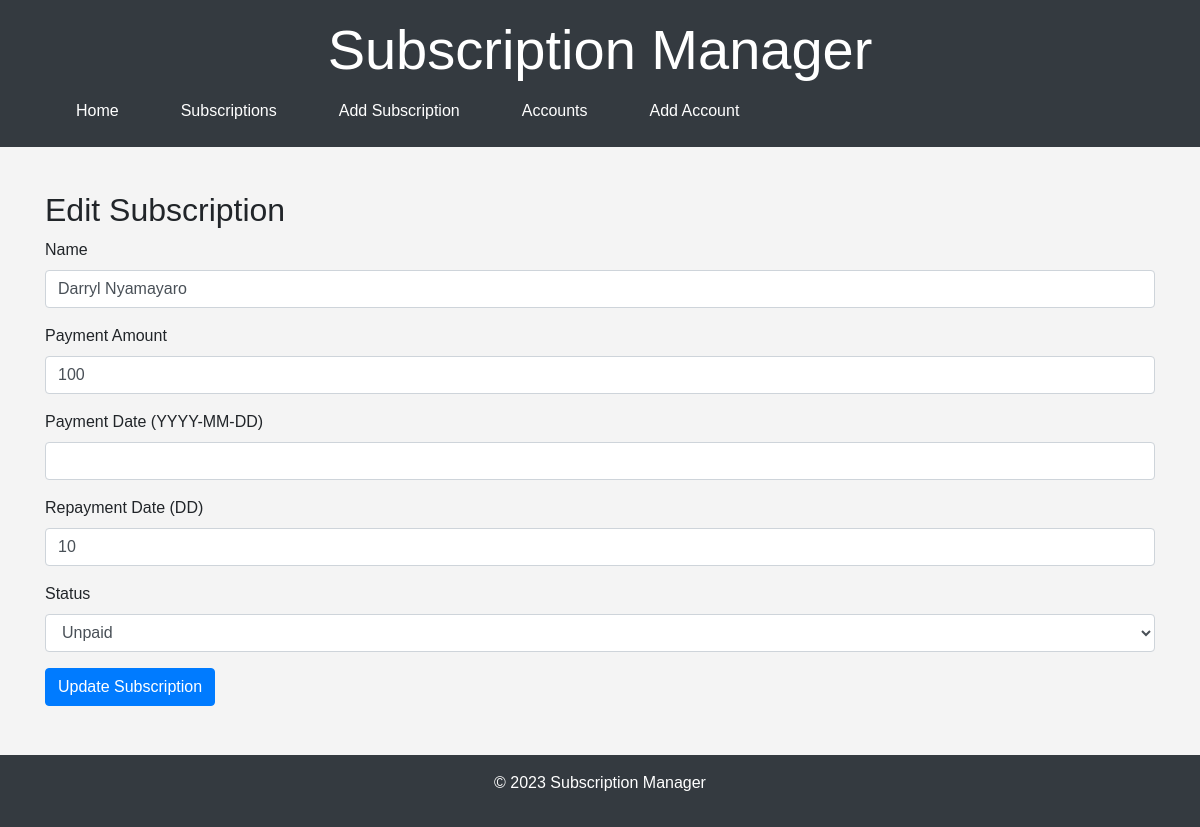
Page /subscriptions/edit/1 on the committed database.
### models.py (models this page shows)
class Subscription(Base):
    __tablename__ = "subscriptions"
    id = Column(Integer, primary_key=True, index=True)
    name = Column(String, index=True)
    payment_amount = Column(Integer)
    payment_date = Column(DateTime, nullable=True)  # Initialize as None
    repayment_date = Column(String, default="01")  # Default to the first day of the month
    status = Column(String, default="unpaid")
    account_id = Column(Integer, ForeignKey("accounts.id"), nullable=True)
    payment_pointer = Column(String, nullable=True)
    account = relationship("Account", back_populates="subscriptions")

### main.py (the view)
@app.get("/subscriptions/edit/{subscription_id}")
def edit_subscription_form(subscription_id: int, request: Request, db: Session = Depends(get_db)):
    try:
        subscription = crud.get_subscription(db, subscription_id=subscription_id)
        if subscription is None:
            raise HTTPException(status_code=404, detail="Subscription not found")
        return templates.TemplateResponse("edit_subscription.html", {"request": request, "subscription": subscription})
    except Exception as e:
        logging.error(f"Error fetching subscription data for editing: {e}")
        raise HTTPException(status_code=500, detail="Internal Server Error")

### Templates/edit_subscription.html (shortened to what this page needs)
{% extends "base.html" %}
{% block content %}
<h2>Edit Subscription</h2>
<form method="post" action="/subscriptions/edit/{{ subscription.id }}" class="needs-validation" novalidate>
    <div class="form-group">
        <label for="name">Name</label>
        <input type="text" id="name" name="name" class="form-control" value="{{ subscription.name }}" required>
    </div>
    <div class="form-group">
        <label for="payment_amount">Payment Amount</label>
        <input type="number" id="payment_amount" name="payment_amount" class="form-control" value="{{ subscription.payment_amount }}" required>
    </div>
    <div class="form-group">
        <label for="payment_date">Payment Date (YYYY-MM-DD)</label>
        <input type="text" id="payment_date" name="payment_date" class="form-control" value="{{ subscription.payment_date.strftime('%Y-%m-%d') if subscription.payment_date else '' }}">
    </div>
    <div class="form-group">
        <label for="repayment_date">Repayment Date (DD)</label>
        <input type="text" id="repayment_date" name="repayment_date" class="form-control" value="{{ subscription.repayment_date }}" required>
    </div>
    <div class="form-group">
        <label for="status">Status</label>
        <select id="status" name="status" class="form-control" required>
            <option value="unpaid" {% if subscription.status == 'unpaid' %}selected{% endif %}>Unpaid</option>
        </select>
    </div>
    <button type="submit" class="btn btn-primary">Update Subscription</button>
</form>
{% endblock %}

### Static/css/styles.css (style rules this page uses)
body { font-family: Arial, sans-serif; margin: 0; padding: 0; background-color: #f4f4f4; }

### rows in the picture
Subscription: name "Darryl Nyamayaro", payment_amount "100", repayment_date "10", status "Unpaid"
